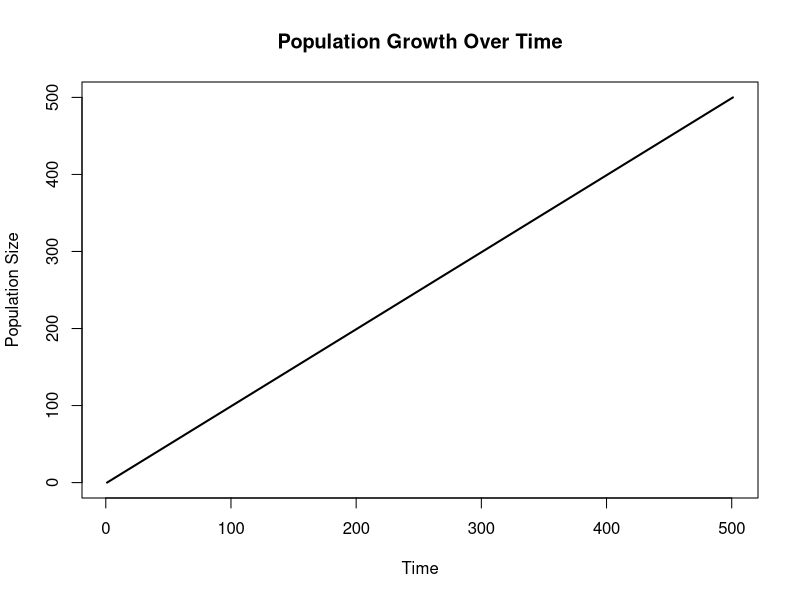

Reproduce this figure in R.
###### Homework 5 ######
## Sofia Puccio 02/11/2026 ###

##Question 1## 
# Create a funtion that takes the parameters required to run a logistic growth model and returns a dataframe with columns for population size and time.
logistic_growth <- function(N0, r, K, tfinal, tstep) {
  
  # Create time vector
  time <- seq(from = 0, to = tfinal, by = tstep)
  
  # Closed-form logistic growth equation
  N <- K / (1 + ((K - N0) / N0) * exp(-r * time))
  
  # Return data frame
  output <- data.frame(
    time = time,
    population = N
  )
  
  return(output)
}
# Inputting values to make sure that this code works 
# This will ideally return a data frame with time going from 0 to tfinal and a population at each time mark 
log_df <- logistic_growth(
  N0 = 10,
  r = 0.3,
  K = 100,
  tfinal = 50,
  tstep = 0.1
)

head(log_df)
#sucsess! 

# Question 2###
# Create a second function that takes the above dataframe as its input and creates a plot of population size over time as a side effect.
# Taking a dataframe that is produced by the population model and creating a plot of population size over time 

# load the necessary package from library 
library(ggplot2)
# create the plot 
plot_population <- function(df) {
  
  plot(
    x = df$time,
    y = df$N,
    type = "l",
    lwd = 2,
    xlab = "Time",
    ylab = "Population Size",
    main = "Population Growth Over Time"
  )
}
# "2 lines of code requirement"
df <- logistic_growth(N0 = 10, r = 0.02, K = 100, tfinal = 500, tstep = 1)
plot_population(df)
